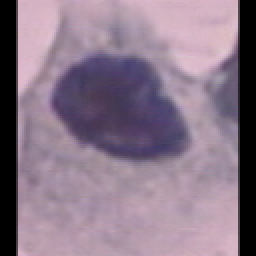
#> input picture PAP_DataBases/Augmented_Dataset/Image/148499383-148499452-001.png, 128 x 128 px, found by its file name (shown 2 times larger); its folder holds only this picture in this run
$ jupyter execute --allow-errors 'Preprocessing_&_Data_Generation.ipynb'
#> lines starting #> are read from the running program, lines starting #| are printed output that depends on the picture
#> further down, img is the input picture: shape (128, 128, 3); mean B, G, R 136.3, 118.8, 137.8
# Libraries to be Imported

[cell 1]
import os
import cv2
import numpy as np
import matplotlib.pyplot as plt

# Directory Paths

[cell 2]
pth=r"C:\Users\Abhinaav Ramesh\Desktop\Image\\"
tg1=r"C:\Users\Abhinaav Ramesh\Desktop\PAP_Data\Label\\"
tg2=r"C:\Users\Abhinaav Ramesh\Desktop\PAP_Data\Image\\"

# Normalize Color from original PAP Smear Databse to three class and resave as png

[cell 3]
files=os.listdir(pth)
#> (the rest of this cell did not finish here and is left out)

[cell 4]
a=cv2.imread(tg1+"148494967-148494986-001.png")
#> (the rest of this cell did not finish here and is left out)

Making Image to Aspect Ratio 1 - Target(Class Images)

#> (a cell that did not finish here is left out)

Making Image to Aspect Ratio 1 - Original Images

[cell 6]
files=os.listdir(tg2)
#> (the rest of this cell did not finish here and is left out)

Resizing all Images to 128*128

#> (a cell that did not finish here is left out)

[cell 8]
files=os.listdir(tg2)
for i in files:
    img=cv2.imread(tg2+i)
    img1 = cv2.resize(img, (128,128) , interpolation = cv2.INTER_AREA)
    cv2.imwrite(tg2+i,img1)

Data Increase by data augmentation - Target Images (Class)

[cell 9]
def rotateImage(image, angle):
  image_center = tuple(np.array(image.shape[1::-1]) / 2)
  rot_mat = cv2.getRotationMatrix2D(image_center, angle, 1.0)
  result = cv2.warpAffine(image, rot_mat, image.shape[1::-1], flags=cv2.INTER_LINEAR)
  return result

folder_path=tg1
batch_path=tg1
#> (the rest of this cell did not finish here and is left out)

Data Increase by Data Augmentation - Original Images

[cell 10]
def rotateImage(image, angle):
  image_center = tuple(np.array(image.shape[1::-1]) / 2)
  rot_mat = cv2.getRotationMatrix2D(image_center, angle, 1.0)
  result = cv2.warpAffine(image, rot_mat, image.shape[1::-1], flags=cv2.INTER_LINEAR)
  return result

folder_path=tg2
batch_path=tg2
li=os.listdir(folder_path)
for i in li:
    if i[-4:]==".png" or i[-4:]==".jpg" :
        count=0
        img=cv2.imread(folder_path+i)
        count+=1
        img1=cv2.flip(img,1)
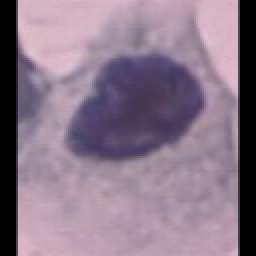
#> img1: shape (128, 128, 3) (shown 2 times larger); mean B, G, R 136.3, 118.8, 137.8
        cv2.imwrite(batch_path+i[:-4]+'_'+str(count)+'.png',img1)
        count+=1
        img2=cv2.flip(img,0)
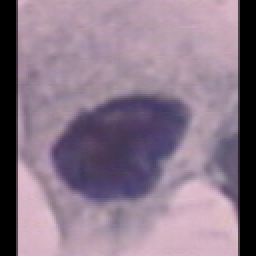
#> img2: shape (128, 128, 3) (shown 2 times larger); mean B, G, R 136.3, 118.8, 137.8
        cv2.imwrite(batch_path+i[:-4]+'_'+str(count)+'.png',img2)
# [10 lines of commented-out code are left out]

$ run again, on PAP_DataBases/Augmented_Dataset/Image/149058262-149058272-003_2.png
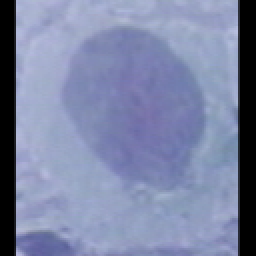
#> input picture PAP_DataBases/Augmented_Dataset/Image/149058262-149058272-003_2.png, 128 x 128 px, found by its file name (shown 2 times larger)
#> img is the input picture: shape (128, 128, 3); mean B, G, R 164.6, 132.2, 123.6
#> `img1=cv2.flip(img,1)`:
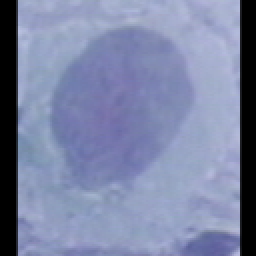
#> img1: shape (128, 128, 3) (shown 2 times larger); mean B, G, R 164.6, 132.2, 123.6
#> `img2=cv2.flip(img,0)`:
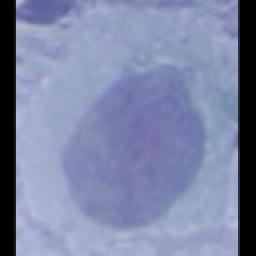
#> img2: shape (128, 128, 3) (shown 2 times larger); mean B, G, R 164.6, 132.2, 123.6

$ run again, on PAP_DataBases/Augmented_Dataset/Image/149096927-149096943-001_1.png
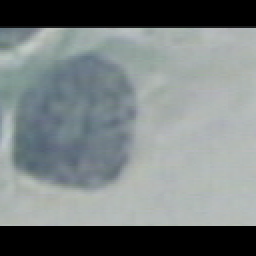
#> input picture PAP_DataBases/Augmented_Dataset/Image/149096927-149096943-001_1.png, 128 x 128 px, found by its file name (shown 2 times larger)
#> img is the input picture: shape (128, 128, 3); mean B, G, R 127, 126.6, 119.3
#> `img1=cv2.flip(img,1)`:
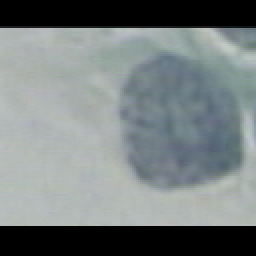
#> img1: shape (128, 128, 3) (shown 2 times larger); mean B, G, R 127, 126.6, 119.3
#> `img2=cv2.flip(img,0)`:
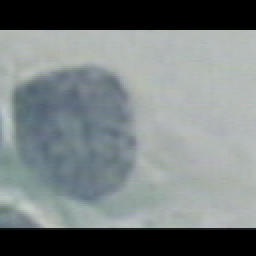
#> img2: shape (128, 128, 3) (shown 2 times larger); mean B, G, R 127, 126.6, 119.3

$ run again, on PAP_DataBases/Augmented_Dataset/Image/149098972-149099015-002_1.png
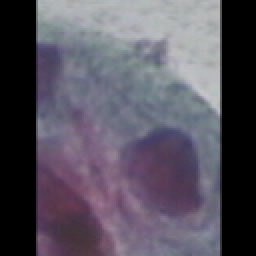
#> input picture PAP_DataBases/Augmented_Dataset/Image/149098972-149099015-002_1.png, 128 x 128 px, found by its file name (shown 2 times larger)
#> img is the input picture: shape (128, 128, 3); mean B, G, R 94.8, 82.6, 87.5
#> `img1=cv2.flip(img,1)`:
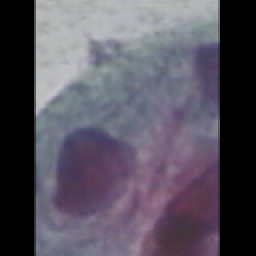
#> img1: shape (128, 128, 3) (shown 2 times larger); mean B, G, R 94.8, 82.6, 87.5
#> `img2=cv2.flip(img,0)`:
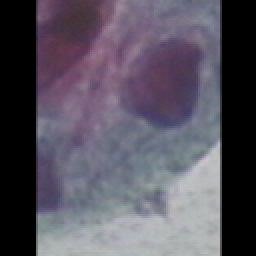
#> img2: shape (128, 128, 3) (shown 2 times larger); mean B, G, R 94.8, 82.6, 87.5

$ run again, on PAP_DataBases/Augmented_Dataset/Image/148503664-148503675-001_1.png
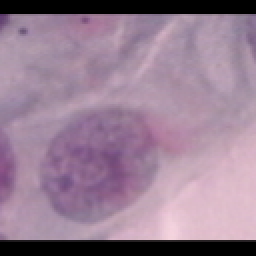
#> input picture PAP_DataBases/Augmented_Dataset/Image/148503664-148503675-001_1.png, 128 x 128 px, found by its file name (shown 2 times larger)
#> img is the input picture: shape (128, 128, 3); mean B, G, R 147.3, 126.6, 152
#> `img1=cv2.flip(img,1)`:
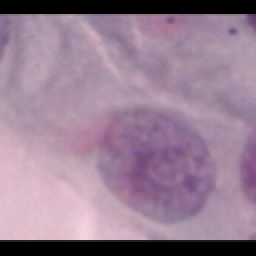
#> img1: shape (128, 128, 3) (shown 2 times larger); mean B, G, R 147.3, 126.6, 152
#> `img2=cv2.flip(img,0)`:
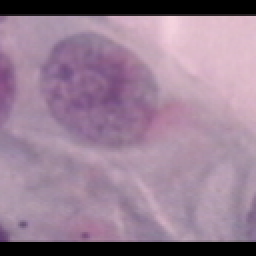
#> img2: shape (128, 128, 3) (shown 2 times larger); mean B, G, R 147.3, 126.6, 152
